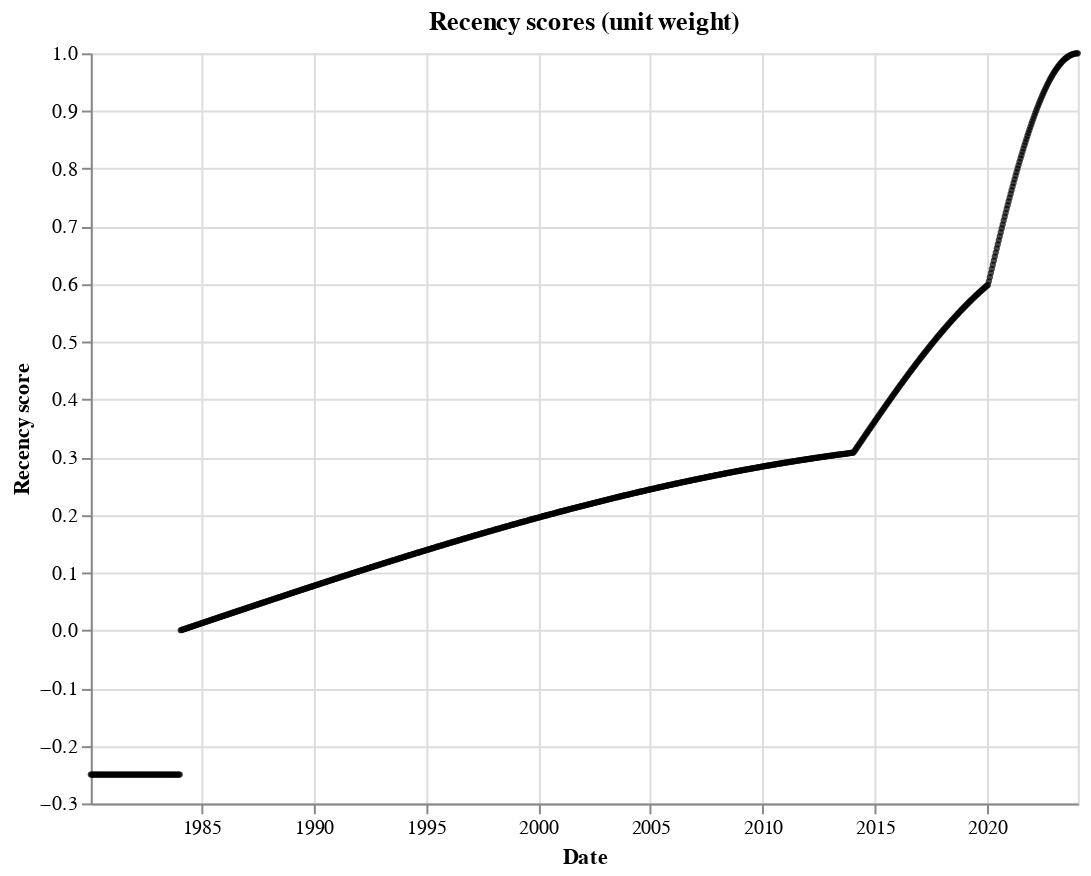

Notebook source saved alongside this figure:
### Markdown cell above
Recency can seem quite complex at first, let's see how the score looks like for the relevant time periods

### Code cell
recency_plotter = RecencyPlotter(recency_space)
chart = recency_plotter.plot_recency_curve()
chart

### Figure 1 — Vega-Lite specification as saved in the notebook (floating-point values rounded to 4 significant figures; data arrays with more than 128 entries replaced by an {"elided": "..."} marker saying what was removed)
{"$schema": "https://vega.github.io/schema/vega-lite/v5.16.3.json", "config": {"view": {"continuousHeight": 300, "continuousWidth": 300}}, "data": {"name": "data-3a5b6b968adc50831be125b3e06fc61e"}, "datasets": {"data-3a5b6b968adc50831be125b3e06fc61e": {"elided": "1000 records"}}, "encoding": {"tooltip": [{"field": "date", "type": "temporal"}], "x": {"field": "date", "title": "Date", "type": "temporal"}, "y": {"field": "score", "title": "Recency score", "type": "quantitative"}}, "height": 380, "mark": {"color": "black", "filled": true, "size": 10, "type": "point"}, "title": "Recency scores (unit weight)", "width": 500}
